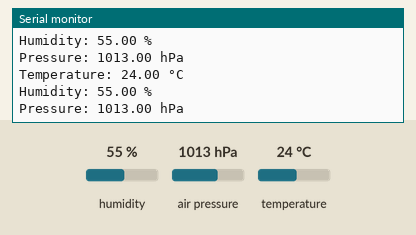
The sketch below on a simulated ESP32. On the bench: the last lines printed to the serial monitor. Inputs (shaded band) come from the test bench; at power-on: humidity 55 %, air pressure 1013 hPa, temperature 24 °C.

Above: at 1.8 s.
1.9 s: humidity set to 22 %
At 2.8 s:
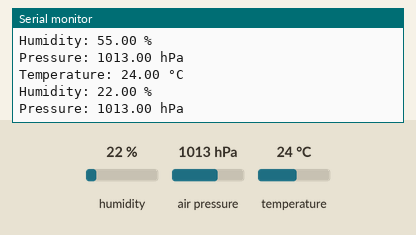
3.4 s: air pressure set to 952 hPa
At 4.7 s:
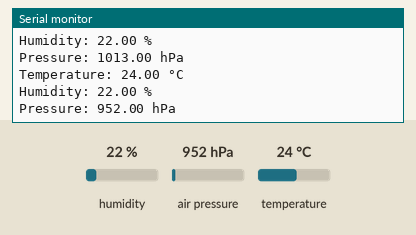
4.9 s: temperature set to 12 °C
At 5.7 s:
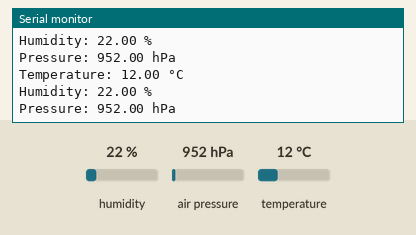

The sketch:

ArduinoFramework.ino
```cpp
// Code for Arduino Framework
// Include necessary libraries
#include <Wire.h>
#include <Adafruit_Sensor.h>
#include <Adafruit_BME280.h>

// Define pins for BME280 sensor
#define BME_SDA 21
#define BME_SCL 22

// Initialize BME280 sensor object
Adafruit_BME280 bme;

void setup() {
  // Initialize serial communication
  Serial.begin(9600);

  // Initialize I2C communication for BME280
  Wire.begin(BME_SDA, BME_SCL);

  // Check if BME280 is detected
  if (!bme.begin(0x76)) {
    Serial.println("Could not find a valid BME280 sensor, check wiring!");
    while (1);
  }
}

void loop() {
  // Read data from BME280 sensor
  float temperature = bme.readTemperature();
  float humidity = bme.readHumidity();
  float pressure = bme.readPressure() / 100.0F;

  // Print data to serial monitor
  Serial.print("Temperature: ");
  Serial.print(temperature);
  Serial.println(" °C");

  Serial.print("Humidity: ");
  Serial.print(humidity);
  Serial.println(" %");

  Serial.print("Pressure: ");
  Serial.print(pressure);
  Serial.println(" hPa");

  // Wait for 1 second before reading again
  delay(1000);
}
```

Measured:
- after the input at 1.9 s, the serial monitor: prints a new line after 0.11 s (image 1)
- after the input at 3.4 s, the serial monitor: prints a new line after 0.63 s (image 2)
- after the input at 4.9 s, the serial monitor: prints a new line after 0.13 s (image 3)
